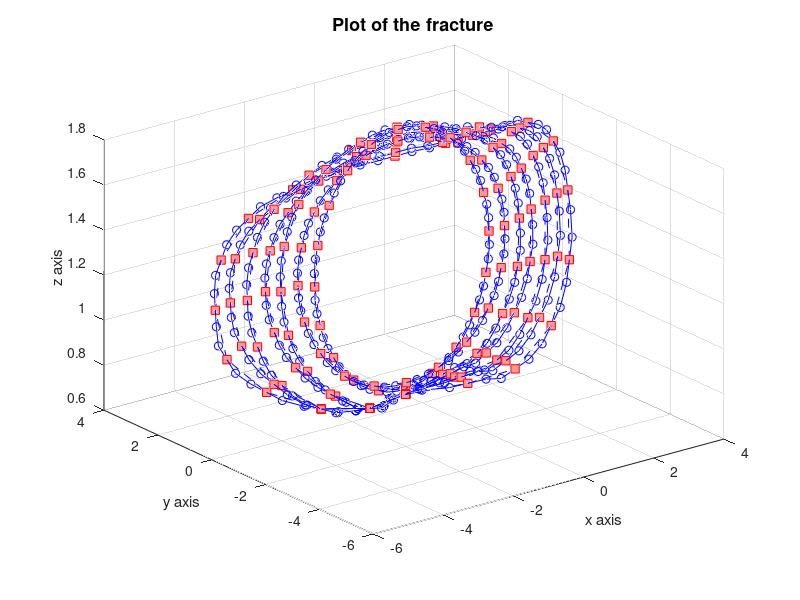

MATLAB code to generate this figure:
clear 
clc


% Definicion de la variable t 
t = 0:.01:1;


% Definicio de  las funciones de Overhauser 
f0= -(.5)*t + t.^2 -(.5)*t.^3;
f1= 1-(5/2)*t.^2 +(3/2)*t.^3;
f2= (.5)*t + 2*t.^2 - (3/2)*t.^3;
f3= -(.5)*t.^2 + (.5)*t.^3; 


% % Matriz de los puntos de Bézier, M(:,eje)
% M = [];
% V = []; 


% Matrices y vectores los cuales se van a utilizar para guardar los 
% puntos de Bézier
M1 = [];
s1 = 1:4:80;
s2 = 2:4:80;
s3 = 3:4:80;
s4 = 4:4:80; 
M2 = [];


% Descarga de los puntos que se utilizaran para encontrar las curvas de
% Overhauser 
load('sec9.mat')


figure('Name','Fracture')


% Cantidad de puntos por arreglo 
n = 20;

%%%%%-----Definición de las curvas de Overhauser-----%%%%%
for i = 0:6
    
% Puntos de control 
    frac = sec((i*n)+1:n*(i+1),1:3);
    plot3(frac(:,1),frac(:,2),frac(:,3),'--sb',...
        'MarkerEdgeColor','r',...
        'MarkerFaceColor',[1 .6 .6]) 
    hold on, grid on
    title('Plot of the fracture','FontSize',13)
    xlabel('x axis')
    ylabel('y axis')
    zlabel('z axis')
    
    
%Definicion de variables
s = size(frac); 
n1 = s(1); 


%Spline de Overhauser
    for i1=1:n1
            j = i1+1;
            k =i1+2; 
            q = i1+3; 
            
% Se sacan las componentes de las curvas Overhauser
    
        if j > n1
          j = i1-(n1-1);
        end 
         if k > n1
          k = i1-(n1-2);
         end 
      
        if q > n1
          q = i1-(n1-3);
        end 

        
%La curva de Overhauser aparece en el segundo punto   
        x= frac(i1,1)*f0 + frac(j,1)*f1 + frac(k,1)*f2 + frac(q,1)*f3;
        y= frac(i1,2)*f0 + frac(j,2)*f1 + frac(k,2)*f2 + frac(q,2)*f3;
        z= frac(i1,3)*f0 + frac(j,3)*f1 + frac(k,3)*f2 + frac(q,3)*f3;
        
% Plot de las curvas de Overhauser        
%         hold on 
%         plot3(x,y,z,'k','LineWidth',1.2)
        
    end

    
%Puntos de Bézier 
for i2 = 1:n1 
    k2 = i2+1;
    j2 = i2+2; 
    q2 = i2+3;
    e1 = s1(i2);
    e2 = s2(i2);
    e3 = s3(i2);
    e4 = s4(i2);
    
     if k2 > n1
          k2 = i2-(n1-1);
     end 
      if j2 > n1
          j2 = i2-(n1-2);
      end 
      
      if q2 > n1
          q2 = i2-(n1-3);
      end 
      
      
  for i3 = 1:3  
% En cada ciclo se guarda en la matriz M cada una de las coordenadas:
%          primer ciclo: coordenadas x
%          segundo ciclo: coordenadas y 
%          tercer ciclo: coordenadas z 
      
      
    n2 = 3;
      
    
    p0 = frac(k2,i3); 
    p1 = (frac(j2,i3)/2) - (frac(i2,i3)/2);
    p2 = frac(i2,i3) - (5*frac(k2,i3)/2) + (2*frac(j2,i3)) - (frac(q2,i3)/2);
    p3 = (3*frac(k2,i3)/2) - (frac(i2,i3)/2) - (3*frac(j2,i3)/2) + (frac(q2,i3)/2); 
    
    
% Componentes bin 
    b00 = p0/nchoosek(n2,0);
    b10 = p1/nchoosek(n2,1);
    b20 = p2/nchoosek(n2,2);
    b30 = p3/nchoosek(n2,3);

    b01 = b10 + b00; 
    b11 = b20 + b10; 
    b21 = b30 + b20; 

    b02 = b11 + b01; 
    b12 = b21 + b11; 

    b03 = b02 + b12; 
   
%     V = [b00 b01 b02 b03];
%     M(:,i3) = V'; 
    M1(e1,i3) = b00; 
    M1(e2,i3) = b01; 
    M1(e3,i3) = b02; 
    M1(e4,i3) = b03; 
    
  end 
  
%    plot3(M(:,1),M(:,2),M(:,3),'-ob')
   
end  

   M2(:,:,i+1) = M1;
   
end 
%%%%%----------%%%%%


%%%%%-----Matriz de los puntos de Bézier sin repeticiones-----%%%%%
% Primero ponemos los números repetidos iguales a cero
for i = 1:7  
    i1 = 1:19;
    i3 = 1:3;
    e1 = s4(i1);
    
    M2(e1,:,i) = 0;
    
end 

% Se sustituyen los ceros por filas nulas
[fila,columna] = find(M2==0);
M2(fila,:,:) = [];

% Plot de los puntos de Bézier sin repeticiones 
for i4 = 1:7 
    hold on 
    plot3(M2(:,1,i4),M2(:,2,i4),M2(:,3,i4),'-ob')
end
% La matriz M2(f,c,p), tiene como argumentos:
%       :f: fila de la matriz
%       :c: columna de la matriz
%       :p: pagina de la matriz
%%%%%----------%%%%%


%%%%%-----Curvas de Bézier-----%%%%%
%   Los polinomios de Bernstein estan dados por => Bni(t) = coef * (1-t)^(n-i) * t^i
%       :coef: coeficiente binomial => factorial(n)/(factorial(i) * fractorial(n-i))
%       :n: grado del polinomio 
%       :i: i = 0,1,....,n
% Para encontrar las curvas de Bézier, las cuales estan definidas en el
% intervalo [0,1] esta dadas por => P(t) = sumatoria(pi * Bni(t))
%       :pi: son los puntos de control, y hay n+1 puntos de control

m = length(M2(:,:,1));
n3 = m - 1; % Grado del polinomio de Bernstein 
t1 = 0:.01:1; % Intervalo t [0,1]
X = zeros(n3,1);
Y = zeros(n3,1);
Z = zeros(n3,1);
h = length(t1);


% Definición de las curvas de Bézier 
for p = 1:7
    
    for i = 1:m
        
      for j = 1:h 
          
    coef = factorial(n3)/(factorial(i-1) * factorial(n3-(i-1))); 
    B(i,j) = coef * (1-t1(j)).^(n3-(i-1)) .* t1(j).^(i-1); 
    
% Multiplicación entre los polinomios de Bernstein y los puntos de Bézier
    X(i,j) = B(i,j) .* M2(i,1,p);
    Y(i,j) = B(i,j) .* M2(i,2,p);
    Z(i,j) = B(i,j) .* M2(i,3,p);
         
      end 

    end
                    
    X1 = sum(X);
    Y1 = sum(Y);
    Z1 = sum(Z);
    
% % Plot de las curvas de Bézier 
%     hold on 
%     plot3(X1,Y1,Z1,'-r','LineWidth',1.5)
        
end 


% Diferencia entre el spline de Overhauser y la curva de Bézier 
for i = 1:101
    
    Difx(i) = abs(x(i) - X1(i));
    Dify(i) = abs(y(i) - Y1(i));
    Difz(i) = abs(z(i) - Z1(i)); 
   
end 
%%%%%----------%%%%%


%%%%%-----Parches de Bézier-----%%%%% 

% el producto tensorial de Bézier esta dado por: 
%     P(s,t) = sumatoria(i=0,n) sumatoria(j=0,m) Pij*Bmi(s)*Bnj(t)
%        :Pij: son los puntos de  control de los parches de Bézier
% Llamando Qi = sumatoria(i=0,m) Pij*Bmi(s) 
% Luego tenemos que el parche esta dado por: 
%       P(s,t) = sumatoria(j=0,n) Qj(s)*Bnj(t)

% Definicion de los polinomios de Bernstein 
t = linspace(0,1,60);
m = length(M2(1,1,:)); % Grado del polinomio transversal 
n = length(M2(1:4,1,1)); % Grado del polinomio periodico 



% for i = 0:m
%     Bt(i+1,:) = nchoosek(m,i)  * (1-t) .^ (m-i).* t .^ i;  
% end
% 
% figure
% hold on 
% for k = 1:m
%     plot(t,Bt(k,:))
% end 


